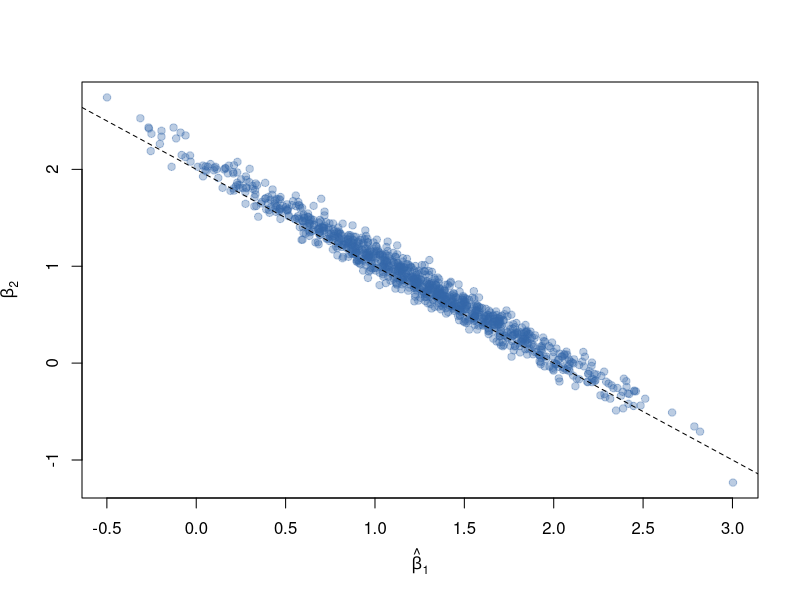

Reproduce this figure in R. (Note: this script raises an error after producing the figure.)
## ---- chunk 1
DiagrammeR::mermaid('
graph TD
  ML["Machine Learning"]
  ML --> SUP["Supervised Learning"]
  ML --> UNS["Unsupervised Learning"]
  ML --> RL["Reinforcement Learning"]
  SUP --> DL["Deep Learning"]
  UNS --> DL
  SUP --> PAR["Learning Paradigms"]
  UNS --> PAR
  DL --> PAR
  RL --> PAR
')
## ---- chunk 2
DiagrammeR::mermaid('
graph TD
  S["Supervised Learning"]
  S --> LIN["Linear and Penalized Regression"]
  S --> SMO["Smoothers: splines, GAM, kernel, local"]
  S --> GP["Gaussian Processes"]
  S --> KNN["k-Nearest Neighbors"]
  S --> NB["Naive Bayes"]
  S --> SVM["Support Vector Machines"]
  S --> DA["Discriminant Analysis"]
  S --> NN["Neural Networks"]
  S --> TREE["Decision Trees"]
  TREE --> BAG["Bagging"]
  BAG --> RF["Random Forests"]
  TREE --> BOOST["Boosting"]
  BOOST --> GBM["Gradient Boosting: XGBoost, LightGBM"]
  TREE --> BART["Bayesian Additive Regression Trees"]
')
## ---- chunk 3
DiagrammeR::mermaid('
graph TD
  U["Unsupervised Learning"]
  U --> CL["Clustering"]
  U --> DR["Dimension Reduction"]
  U --> DE["Density Estimation"]
  U --> IM["Interpretable ML"]
  DR --> PCA["PCA and linear projections"]
  DR --> MAN["MDS, t-SNE, UMAP"]
')
## ---- chunk 4
DiagrammeR::mermaid('
graph LR
  MLP["Multilayer Perceptron"] --> CNN["CNN for images"]
  MLP --> RNN["RNN and LSTM for sequences"]
  CNN --> ATT["Attention"]
  RNN --> ATT
  ATT --> TR["Transformers"]
  TR --> BERT["BERT"]
  TR --> LLM["LLMs and Foundation Models"]
  TR --> MOE["Mixture of Experts"]
  MLP --> AE["Autoencoders"]
  AE --> GEN["Generative: VAE, GAN, Diffusion"]
  MLP --> GNN["Graph Neural Networks"]
')
## ---- chunk 5
DiagrammeR::mermaid('
graph TD
  RL["Reinforcement Learning"]
  RL --> BAND["Multi-Armed and Contextual Bandits"]
  RL --> MDP["Markov Decision Processes"]
  MDP --> DP["Dynamic Programming"]
  MDP --> MF["Model-Free Methods"]
  MF --> MCTD["Monte Carlo and Temporal-Difference"]
  MCTD --> QL["Q-learning and SARSA"]
  MF --> PG["Policy Gradient"]
  PG --> AC["Actor-Critic"]
  QL --> DRL["Deep Reinforcement Learning"]
  AC --> DRL
  MDP --> MB["Model-Based RL"]
  RL --> OFF["Offline RL"]
  RL --> MARL["Multi-Agent RL"]
')
## ---- chunk 6
DiagrammeR::mermaid('
graph TD
  P["Learning Paradigms"]
  P --> DA["Data Availability"]
  P --> SE["Sample Efficiency"]
  P --> OP["Operational and Streamed"]
  P --> AG["Architecture and Goal-Driven"]
  DA --> DA1["Semi-, self-, weakly-supervised, active"]
  SE --> SE1["Few/zero-shot, meta, transfer"]
  OP --> OP1["Online, federated, ensemble, continual"]
  AG --> AG1["Curriculum, imitation, transductive, adversarial, metric"]
')
## ---- chunk 7
set.seed(1)
n <- 200
Sigma <- matrix(c(1, 0.99, 0.99, 1), 2, 2)
X <- MASS::mvrnorm(n, mu = c(0, 0), Sigma = Sigma)
dat <- data.frame(y = X[, 1] + X[, 2] + rnorm(n), x1 = X[, 1], x2 = X[, 2])

boot <- replicate(1000, {
  i <- sample(n, replace = TRUE)
  coef(lm(y ~ x1 + x2, data = dat[i, ]))[c("x1", "x2")]
})

plot(boot[1, ], boot[2, ], pch = 19, col = "#3366aa55",
     xlab = expression(hat(beta)[1]), ylab = expression(hat(beta)[2]))
abline(2, -1, lty = 2)
## ---- chunk 8
summary_tab <- data.frame(
  Quantity = c("Coefficient on x1", "Coefficient on x2", "Their sum (drives prediction)"),
  `Bootstrap SD` = round(c(sd(boot[1, ]), sd(boot[2, ]), sd(boot[1, ] + boot[2, ])), 3),
  check.names = FALSE
)
knitr::kable(summary_tab, caption = "Bootstrap variability of the separate coefficients versus their sum. The separate coefficients are unstable; the sum, which the prediction relies on, is not.")
## ---- chunk 9
library("jpeg")
knitr::include_graphics('images/Overfitting affect prediction.jpg')
## ---- chunk 10
library("jpeg")
knitr::include_graphics('images/confusionMatrxiUpdated.jpg')
